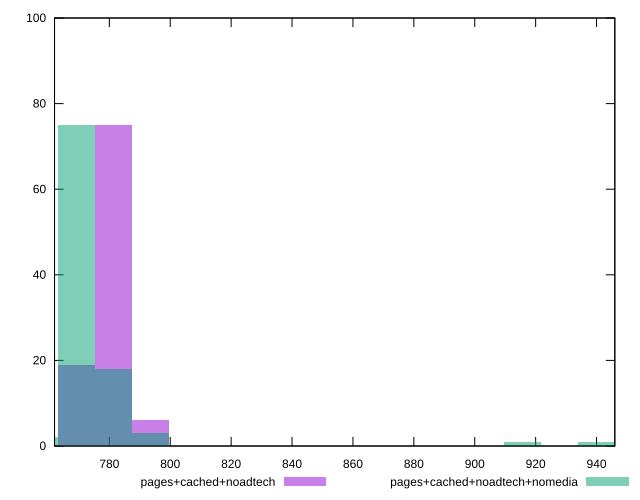

gnuplot code for this plot:
reset

$pagesCachedNoadtech <<EOF
781.3550518705227 75
769.1463791850458 19
793.5637245559997 6
EOF

$pagesCachedNoadtechNomedia <<EOF
769.1463791850458 75
781.3550518705227 18
756.9377064995689 2
793.5637245559997 3
940.0677967817227 1
915.6504514107688 1
EOF

set key outside below
set boxwidth 12.208672685476918
set xrange [762:946]
set yrange [0:100]
set trange [0:100]
set style fill transparent solid 0.5 noborder
set terminal svg size 640, 500 enhanced background rgb 'white'
set output "report_00022_2021-02-20T12:08:46.964Z/uses-rel-preload/comparison/histogram/2_vs_3.svg"

plot $pagesCachedNoadtech title "pages+cached+noadtech" with boxes, \
     $pagesCachedNoadtechNomedia title "pages+cached+noadtech+nomedia" with boxes

reset
